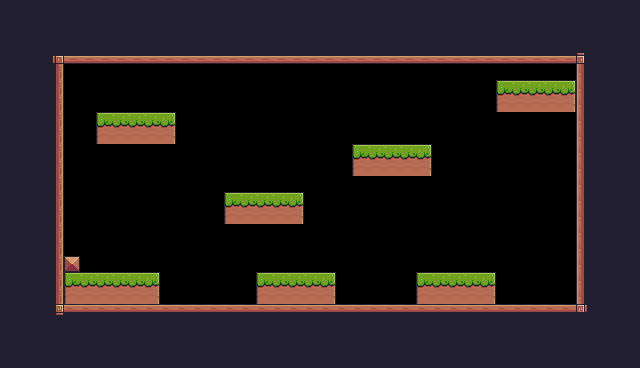

A 2D game scene composited from a Tiled map and its tileset images. What follows is a short description and the map's XML, with every tile layer's data as written:
An orthogonal 40x23 tile map with 16x16 px tiles, 1 tile layer (Background) and 24 objects (6x Fruit, 6x Platform, Player, Bunny, Mushroom, ...).

<map version="1.10" tiledversion="1.10.1" orientation="orthogonal" renderorder="right-down" width="40" height="23" tilewidth="16" tileheight="16" infinite="0" nextlayerid="4" nextobjectid="15">
 <tileset firstgid="1" source="Pixel Adventure.tsx" />
 <layer id="1" name="Background" width="40" height="23">
  <properties>
   <property name="BackgroundColor" value="Blue" />
  </properties>
  <data encoding="csv">
24,24,24,24,24,24,24,24,24,24,24,24,24,24,24,24,24,24,24,24,24,24,24,24,24,24,24,24,24,24,24,24,24,24,24,24,24,24,24,24,
24,24,24,24,24,24,24,24,24,24,24,24,24,24,24,24,24,24,24,24,24,24,24,24,24,24,24,24,24,24,24,24,24,24,24,24,24,24,24,24,
24,24,24,24,24,24,24,24,24,24,24,24,24,24,24,24,24,24,24,24,24,24,24,24,24,24,24,24,24,24,24,24,24,24,24,24,24,24,24,24,
24,24,24,92,134,134,134,134,134,134,134,134,134,134,134,134,134,134,134,134,134,134,134,134,134,134,134,134,134,134,134,134,134,134,134,134,93,24,24,24,
24,24,24,113,0,0,0,0,0,0,0,0,0,0,0,0,0,0,0,0,0,0,0,0,0,0,0,0,0,0,0,0,0,0,0,0,111,24,24,24,
24,24,24,113,0,0,0,0,0,0,0,0,0,0,0,0,0,0,0,0,0,0,0,0,0,0,0,0,0,0,0,7,8,8,8,9,111,24,24,24,
24,24,24,113,0,0,0,0,0,0,0,0,0,0,0,0,0,0,0,0,0,0,0,0,0,0,0,0,0,0,0,29,30,30,30,31,111,24,24,24,
24,24,24,113,0,0,7,8,8,8,9,0,0,0,0,0,0,0,0,0,0,0,0,0,0,0,0,0,0,0,0,0,0,0,0,0,111,24,24,24,
24,24,24,113,0,0,29,30,30,30,31,0,0,0,0,0,0,0,0,0,0,0,0,0,0,0,0,0,0,0,0,0,0,0,0,0,111,24,24,24,
24,24,24,113,0,0,0,0,0,0,0,0,0,0,0,0,0,0,0,0,0,0,7,8,8,8,9,0,0,0,0,0,0,0,0,0,111,24,24,24,
24,24,24,113,0,0,0,0,0,0,0,0,0,0,0,0,0,0,0,0,0,0,29,30,30,30,31,0,0,0,0,0,0,0,0,0,111,24,24,24,
24,24,24,113,0,0,0,0,0,0,0,0,0,0,0,0,0,0,0,0,0,0,0,0,0,0,0,0,0,0,0,0,0,0,0,0,111,24,24,24,
24,24,24,113,0,0,0,0,0,0,0,0,0,0,7,8,8,8,9,0,0,0,0,0,0,0,0,0,0,0,0,0,0,0,0,0,111,24,24,24,
24,24,24,113,0,0,0,0,0,0,0,0,0,0,29,30,30,30,31,0,0,0,0,0,0,0,0,0,0,0,0,0,0,0,0,0,111,24,24,24,
24,24,24,113,0,0,0,0,0,0,0,0,0,0,0,0,0,0,0,0,0,0,0,0,0,0,0,0,0,0,0,0,0,0,0,0,111,24,24,24,
24,24,24,113,0,0,0,0,0,0,0,0,0,0,0,0,0,0,0,0,0,0,0,0,0,0,0,0,0,0,0,0,0,0,0,0,111,24,24,24,
24,24,24,113,35,0,0,0,0,0,0,0,0,0,0,0,0,0,0,0,0,0,0,0,0,0,0,0,0,0,0,0,0,0,0,0,111,24,24,24,
24,24,24,113,7,8,8,8,8,9,0,0,0,0,0,0,7,8,8,8,9,0,0,0,0,0,7,8,8,8,9,0,0,0,0,0,111,24,24,24,
24,24,24,113,29,30,30,30,30,31,0,0,0,0,0,0,29,30,30,30,31,0,0,0,0,0,29,30,30,30,31,0,0,0,0,0,111,24,24,24,
24,24,24,114,90,90,90,90,90,90,90,90,90,90,90,90,90,90,90,90,90,90,90,90,90,90,90,90,90,90,90,90,90,90,90,90,115,24,24,24,
24,24,24,24,24,24,24,24,24,24,24,24,24,24,24,24,24,24,24,24,24,24,24,24,24,24,24,24,24,24,24,24,24,24,24,24,24,24,24,24,
24,24,24,24,24,24,24,24,24,24,24,24,24,24,24,24,24,24,24,24,24,24,24,24,24,24,24,24,24,24,24,24,24,24,24,24,24,24,24,24,
24,24,24,24,24,24,24,24,24,24,24,24,24,24,24,24,24,24,24,24,24,24,24,24,24,24,24,24,24,24,24,24,24,24,24,24,24,24,24,24
</data>
 </layer>
 <objectgroup id="2" name="Spawnpoints">
  <object id="1" name="Player" type="Player" x="80" y="256" width="32" height="32" />
  <object id="2" name="Apple" type="Fruit" x="112" y="224" width="32" height="32" />
  <object id="3" name="Kiwi" type="Fruit" x="144" y="104" width="32" height="32" />
  <object id="4" name="Orange" type="Fruit" x="368" y="112" width="32" height="32" />
  <object id="5" name="Cherries" type="Fruit" x="256" y="176" width="32" height="32" />
  <object id="6" name="Bananas" type="Fruit" x="496" y="56" width="32" height="32" />
  <object id="7" name="Melon" type="Fruit" x="480" y="216" width="32" height="32" />
  <object id="8" name="Bunny" type="Bunny" x="240" y="272" width="34" height="44">
   <properties>
    <property name="offPos" type="float" value="2" />
    <property name="offNeg" type="float" value="2" />
    </properties>
  </object>
  <object id="9" name="Mushroom" type="Mushroom" x="432" y="256" width="32" height="32">
   <properties>
    <property name="offPos" type="float" value="2" />
    <property name="offNeg" type="float" value="2" />
    </properties>
  </object>
  <object id="10" type="BlueBird" x="352" y="176" width="32" height="32">
   <properties>
    <property name="offPos" type="float" value="5" />
    <property name="offNeg" type="float" value="4" />
    </properties>
  </object>
  <object id="11" type="Saw" x="192" y="272" width="32" height="32">
   <properties>
    <property name="offNeg" type="float" value="2" />
    <property name="offPos" type="float" value="2" />
    <property name="isVertical" type="bool" value="false" />
    </properties>
  </object>
  <object id="12" type="Fire" x="336" y="272" width="16" height="32" />
  <object id="13" type="Checkpoint" x="496" y="192" width="64" height="64" />
 </objectgroup>
 <objectgroup id="3" name="Collisions">
  <object id="12" x="48" y="48" width="16" height="272" />
  <object id="13" x="64" y="48" width="528" height="16" />
  <object id="14" x="576" y="64" width="16" height="256" />
  <object id="15" x="64" y="304" width="512" height="16" />
  <object id="16" x="64" y="272" width="96" height="32" />
  <object id="17" type="Platform" x="96" y="128" width="80" height="16" />
  <object id="18" type="Platform" x="352" y="160" width="80" height="16" />
  <object id="19" type="Platform" x="224" y="208" width="80" height="16" />
  <object id="20" type="Platform" x="416" y="288" width="80" height="16" />
  <object id="21" type="Platform" x="256" y="288" width="80" height="16" />
  <object id="22" type="Platform" x="496" y="96" width="80" height="16" />
 </objectgroup>
</map>
